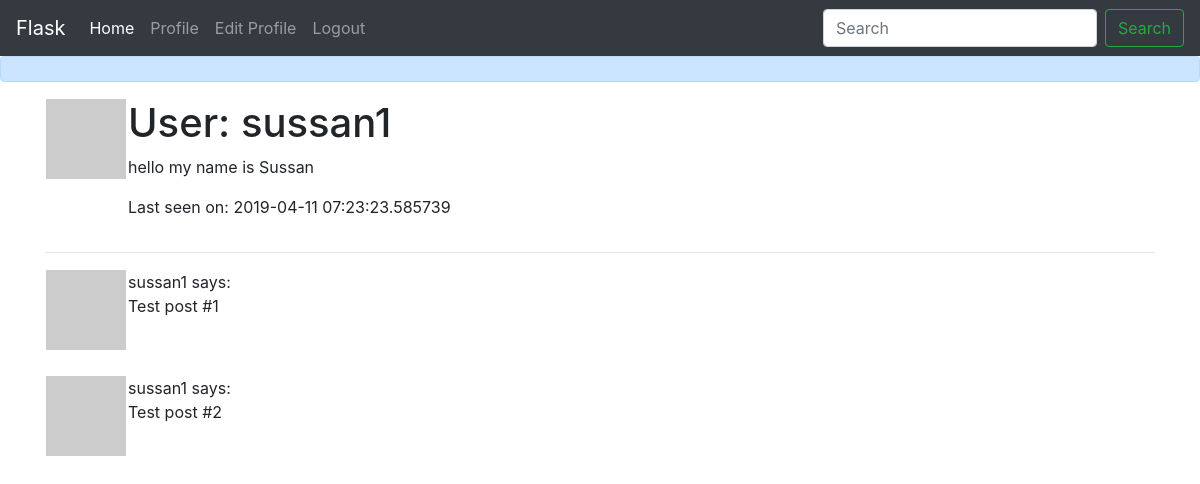
The app's page /user/sussan1 (signed in) with its own data.
### app/models.py (models this page shows, shortened)
class User(UserMixin, db.Model):
    id = db.Column(db.Integer, primary_key=True)
    username = db.Column(db.String(64), index=True, unique=True)
    email = db.Column(db.String(120), index=True, unique=True)
    password_hash = db.Column(db.String(128))
    posts = db.relationship('Post', backref='author', lazy='dynamic')
    about_me = db.Column(db.String(140))
    last_seen = db.Column(db.DateTime, default=datetime.utcnow)
    def avatar(self, size):
        digest = md5(self.email.lower().encode('utf-8')).hexdigest()
        return 'https://www.gravatar.com/avatar/{}?d=identicon&s={}'.format(digest, size)

### app/routes.py (the view)
@app.route('/user/<username>')
@login_required
def user(username):
    user = User.query.filter_by(username=username).first_or_404()
    posts = [
        {'author': user, 'body': 'Test post #1'},
        {'author': user, 'body': 'Test post #2'}
    ]
    return render_template('user.html', user=user, posts=posts)

### app/models.py (called while the page is built)
@login.user_loader
def load_user(id):
    return User.query.get(int(id))

### app/routes.py (called while the page is built)
@app.before_request
def before_request():
    if current_user.is_authenticated:
        current_user.last_seen = datetime.utcnow()
        db.session.commit()

### app/templates/user.html (shortened to what this page needs)
{% extends "base.html" %}
{% block content %}
    <table>
        <tr valign="top">
            <td><img src="{{ user.avatar(128) }}"></td>
            <td><h1>User: {{ user.username }}</h1>
            {% if user.about_me %}<p>{{ user.about_me }}</p>{% endif %}
            {% if user.last_seen %}<p>Last seen on: {{ user.last_seen }}</p>{% endif %}
            </td>
        </tr>
    </table>
    <hr>
    {% for post in posts %}
    <table>
        <tr valign="top">
                <td><img src="{{ post.author.avatar(36) }}"></td>
                <td>{{ post.author.username }} says:<br>{{ post.body }}</td>
            </tr>
        </table>
    {% endfor %}
{% endblock %}

### app/templates/base.html (shortened to what this page needs)
<!doctype html>
<html lang="en">
  <head>
    <link rel="stylesheet" href="https://stackpath.bootstrapcdn.com/bootstrap/4.3.1/css/bootstrap.min.css">
  </head>
  <body>
<nav class="navbar navbar-expand-sm navbar-dark bg-dark">
<a class="navbar-brand" href="#">Flask</a>
<div class="collapse navbar-collapse" id="navbarSupportedContent">
    <ul class="navbar-nav mr-auto">
    <li class="nav-item active">
        <a class="nav-link" href="{{ url_for('index') }}">Home </a>
    </li>
    <li class="nav-item">
        <a class="nav-link" href="{{ url_for('user', username=current_user.username) }}">Profile</a>
    </li>
    <li class="nav-item">
        <a class="nav-link" href="{{ url_for('edit_profile') }}">Edit Profile</a>
    </li>
    <li class="nav-item">
        <a class="nav-link" href="{{ url_for('logout') }}">Logout</a>
    </li>
    </ul>
    <form class="form-inline my-2 my-lg-0">
    <input class="form-control mr-sm-2" type="search" placeholder="Search" aria-label="Search">
    <button class="btn btn-outline-success my-2 my-sm-0" type="submit">Search</button>
    </form>
</div>
</nav>
<div class="alert alert-primary" role="alert">
</div>
<div class="container">
{% block content %}{% endblock %}
</div>
  </body>
</html>

### records on screen
User: username "sussan1", about_me "hello my name is Sussan", last_seen "2019-04-11 07:23:23.585739", author.username "sussan1" "sussan1"

### other values on screen
{{ post.body }} "Test post #1" "Test post #2"
